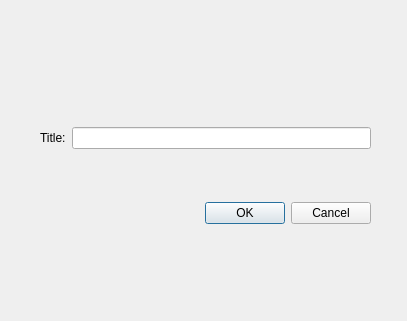
<?xml version="1.0" encoding="UTF-8"?>
<ui version="4.0">
 <class>DocTitleDialog</class>
 <widget class="QDialog" name="DocTitleDialog">
  <property name="geometry">
   <rect>
    <x>0</x>
    <y>0</y>
    <width>407</width>
    <height>321</height>
   </rect>
  </property>
  <property name="windowTitle">
   <string>Dialog</string>
  </property>
  <widget class="QWidget" name="">
   <property name="geometry">
    <rect>
     <x>40</x>
     <y>80</y>
     <width>331</width>
     <height>191</height>
    </rect>
   </property>
   <layout class="QVBoxLayout" name="verticalLayout">
    <item>
     <layout class="QHBoxLayout" name="horizontalLayout">
      <item>
       <widget class="QLabel" name="titleLabel">
        <property name="text">
         <string>Title:</string>
        </property>
       </widget>
      </item>
      <item>
       <widget class="QLineEdit" name="titleLineEdit"/>
      </item>
     </layout>
    </item>
    <item>
     <widget class="QDialogButtonBox" name="buttonBox">
      <property name="orientation">
       <enum>Qt::Horizontal</enum>
      </property>
      <property name="standardButtons">
       <set>QDialogButtonBox::Cancel|QDialogButtonBox::Ok</set>
      </property>
     </widget>
    </item>
   </layout>
  </widget>
 </widget>
 <resources/>
 <connections>
  <connection>
   <sender>buttonBox</sender>
   <signal>accepted()</signal>
   <receiver>DocTitleDialog</receiver>
   <slot>accept()</slot>
   <hints>
    <hint type="sourcelabel">
     <x>248</x>
     <y>254</y>
    </hint>
    <hint type="destinationlabel">
     <x>157</x>
     <y>274</y>
    </hint>
   </hints>
  </connection>
  <connection>
   <sender>buttonBox</sender>
   <signal>rejected()</signal>
   <receiver>DocTitleDialog</receiver>
   <slot>reject()</slot>
   <hints>
    <hint type="sourcelabel">
     <x>316</x>
     <y>260</y>
    </hint>
    <hint type="destinationlabel">
     <x>286</x>
     <y>274</y>
    </hint>
   </hints>
  </connection>
 </connections>
</ui>
